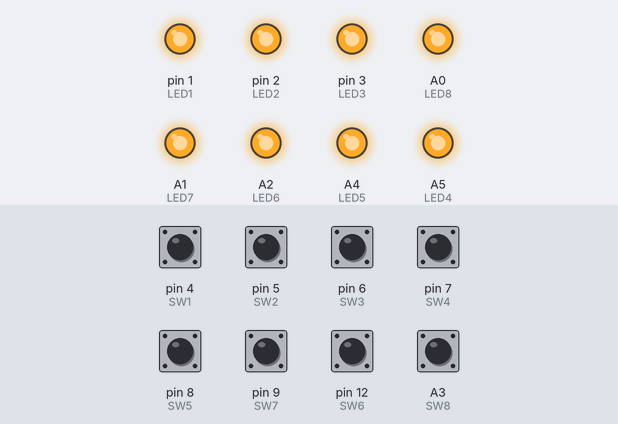
A sketch run on a simulated Arduino Uno, built with avr-gcc and run on an emulated ATmega328P. Shown: output pins drawn as LEDs (lit = HIGH). Inputs (shaded band) come from the test bench; at power-on: A3 (SW8), pin 4 (SW1), pin 5 (SW2), pin 6 (SW3), pin 7 (SW4), pin 8 (SW5), pin 9 (SW7), pin 12 (SW6) HIGH.

Above: at 1.2 s.
1.3 s: pin 4 (SW1) pulled LOW for 0.15 s
At 1.37 s:
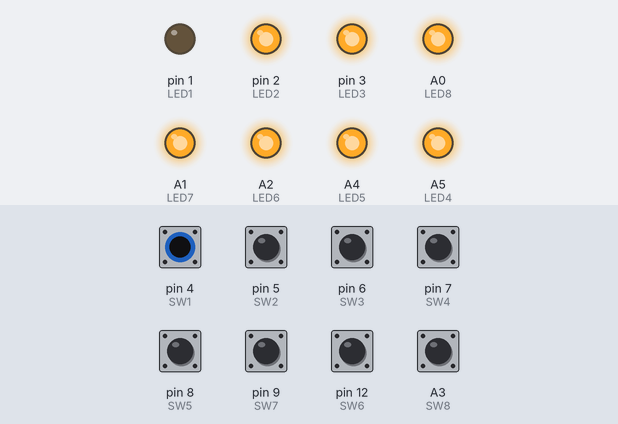
2.9 s: pin 5 (SW2) pulled LOW for 0.15 s
At 2.97 s:
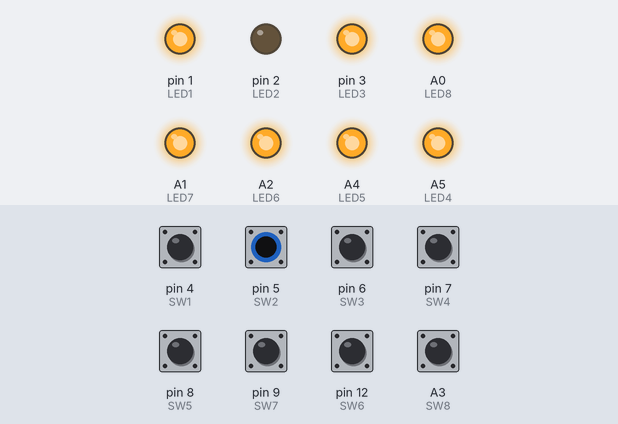
4.5 s: pin 6 (SW3) pulled LOW for 0.15 s
At 4.57 s:
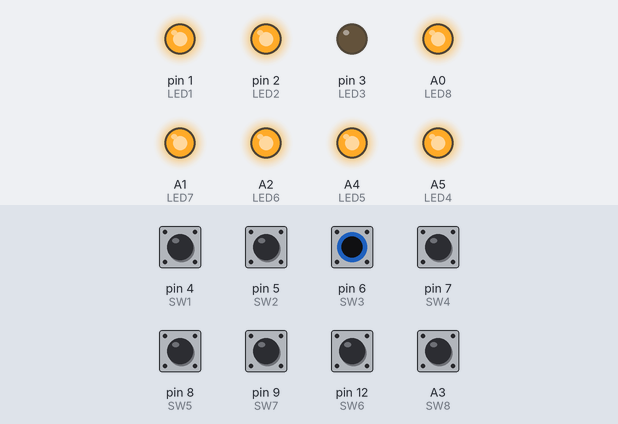
6.1 s: pin 7 (SW4) pulled LOW for 0.15 s
At 6.17 s:
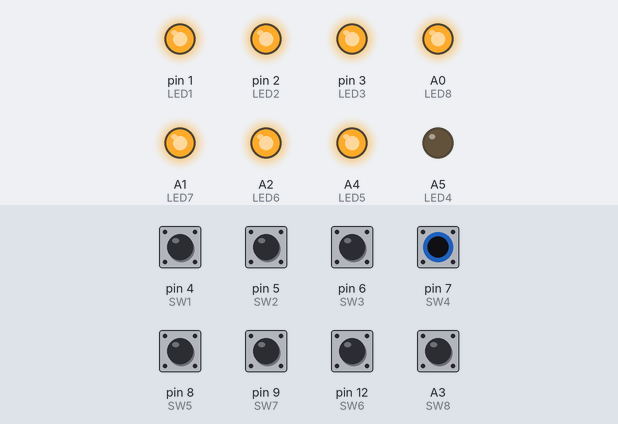
7.7 s: pin 8 (SW5) pulled LOW for 0.15 s
At 7.77 s:
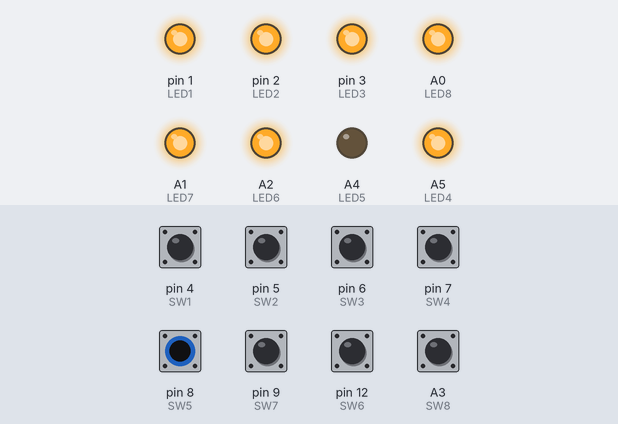
9.3 s: pin 9 (SW7) pulled LOW for 0.15 s
At 9.37 s:
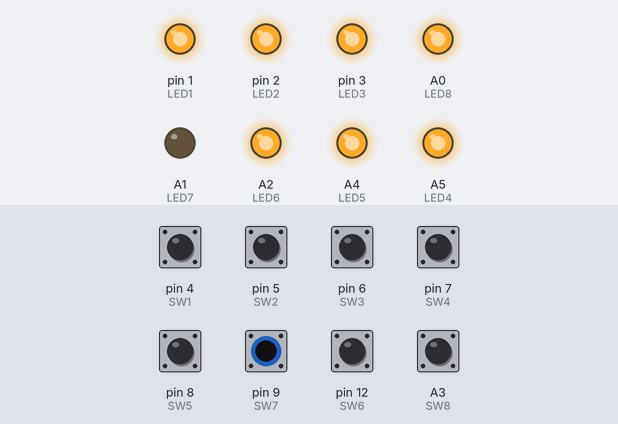
Timing chart, 0 to 11.9 s (numbered marks = the images above; inputs shaded):
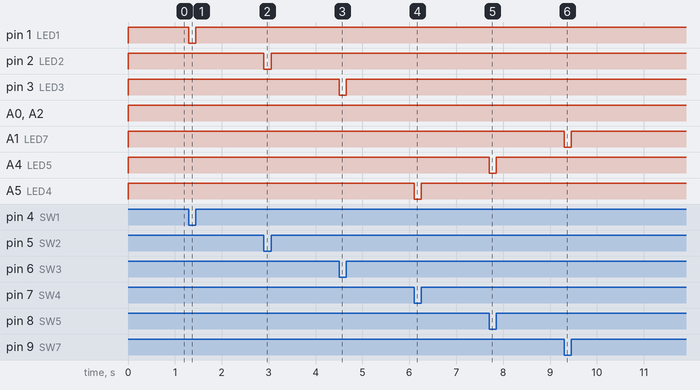

Measured:
- after the input at 1.3 s, pin 1 (LED1): HIGH → LOW at once, → HIGH 0.15 s later
- after the input at 2.9 s, pin 2 (LED2): HIGH → LOW at once, → HIGH 0.15 s later
- after the input at 4.5 s, pin 3 (LED3): HIGH → LOW at once, → HIGH 0.15 s later
- after the input at 6.1 s, A5 (LED4): HIGH → LOW at once, → HIGH 0.15 s later
- after the input at 7.7 s, A4 (LED5): HIGH → LOW at once, → HIGH 0.15 s later
- after the input at 9.3 s, A1 (LED7): HIGH → LOW at once, → HIGH 0.15 s later

The sketch:

LED_SW.ino
```cpp
#define LED1  1
#define LED2  2
#define LED3  3
#define LED4  A5
#define LED5  A4
#define LED6  A2
#define LED7  A1
#define LED8  A0

#define SW1   4
#define SW3   6
#define SW4   7
#define SW2   5
#define SW5   8
#define SW6   12
#define SW7   9
#define SW8   A3


void setup()
{
  pinMode(LED1,OUTPUT);
  pinMode(LED2,OUTPUT);
  pinMode(LED3,OUTPUT);
  pinMode(LED4,OUTPUT);
  pinMode(LED5,OUTPUT);
  pinMode(LED6,OUTPUT);
  pinMode(LED7,OUTPUT);
  pinMode(LED8,OUTPUT);

  pinMode(SW1,INPUT);
  pinMode(SW2,INPUT);
  pinMode(SW3,INPUT);
  pinMode(SW4,INPUT);
  pinMode(SW5,INPUT);
  pinMode(SW6,INPUT);
  pinMode(SW7,INPUT);
  pinMode(SW8,INPUT);
}

void loop()
{
  digitalRead(SW1)?digitalWrite(LED1,HIGH):digitalWrite(LED1,LOW);
  digitalRead(SW2)?digitalWrite(LED2,HIGH):digitalWrite(LED2,LOW);
  digitalRead(SW3)?digitalWrite(LED3,HIGH):digitalWrite(LED3,LOW);
  digitalRead(SW4)?digitalWrite(LED4,HIGH):digitalWrite(LED4,LOW);
  digitalRead(SW5)?digitalWrite(LED5,HIGH):digitalWrite(LED5,LOW);
  digitalRead(SW6)?digitalWrite(LED6,HIGH):digitalWrite(LED6,LOW);
  digitalRead(SW7)?digitalWrite(LED7,HIGH):digitalWrite(LED7,LOW);
  digitalRead(SW8)?digitalWrite(LED8,HIGH):digitalWrite(LED8,LOW);

}
```
